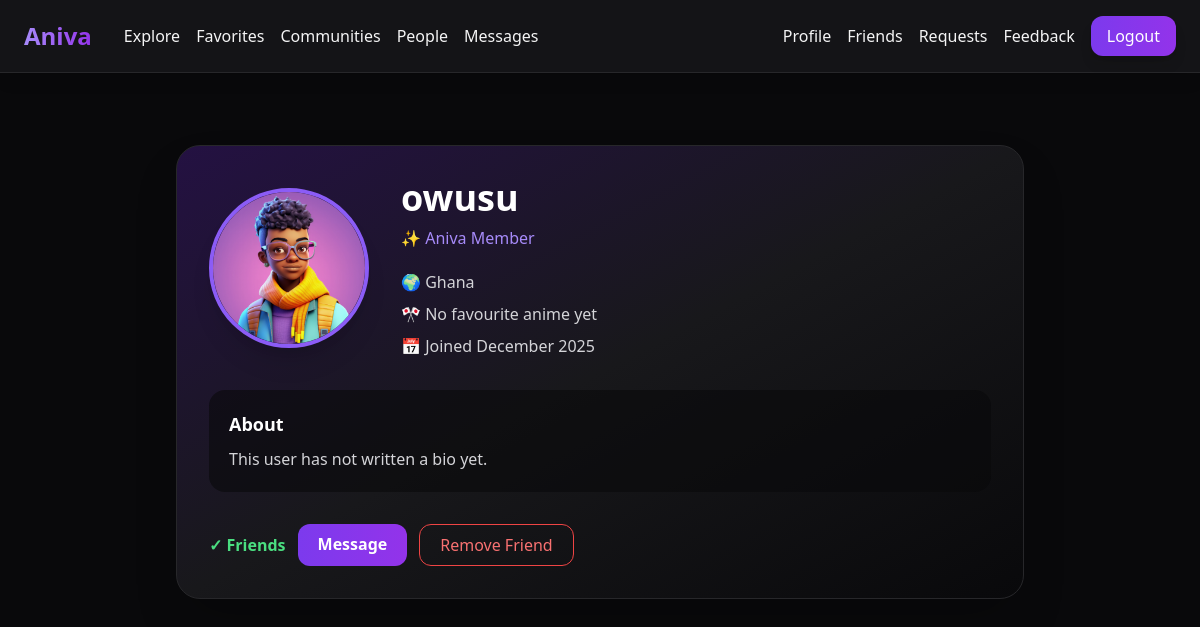
The app's page /users/owusu/ (signed in) with its own data.
### users/models.py (models this page shows, shortened)
class Profile(models.Model):
    user = models.OneToOneField(User, on_delete=models.CASCADE)
    bio = models.TextField(blank=True, null=True)
    country = models.CharField(max_length=100, blank=True, null=True)
    favourite_anime = models.CharField(max_length=150, blank=True, null=True)
    profile_picture = models.ImageField(upload_to='profile_pics/', default='default.jpg')
    date_created = models.DateTimeField(auto_now_add=True)
    friends = models.ManyToManyField(
        "self",
        symmetrical=False,
        blank=True
    )

### users/views.py (the view)
# urls.py: path('users/<str:username>/', views.public_profile, name='public_profile'),
@login_required
def public_profile(request, username):
    user = get_object_or_404(User, username=username)
    profile = getattr(user, "profile", None)
    is_friend = FriendRequest.objects.filter(
        (Q(sender=request.user) & Q(receiver=user) & Q(accepted=True)) |
        (Q(sender=user) & Q(receiver=request.user) & Q(accepted=True))
    ).exists()
    request_sent = FriendRequest.objects.filter(sender=request.user, receiver=user, accepted=False).exists()
    request_received = FriendRequest.objects.filter(sender=user, receiver=request.user, accepted=False).exists()
    return render(request, "users/public_profile.html", {
        "profile_user": user,
        "profile": profile,
        "is_friend": is_friend,
        "request_sent": request_sent,
        "request_received": request_received,
    })

### templates/users/public_profile.html (shortened to what this page needs)
{% extends 'users/base.html' %}
{% block content %}
<div class="max-w-4xl mx-auto px-6 py-10">
    <div class="bg-gradient-to-br from-violet-900/40 via-zinc-900 to-zinc-950
                border border-zinc-800 rounded-3xl p-8 shadow-2xl">
        <div class="flex flex-col md:flex-row items-center gap-8">
            <div>
                {% if profile and profile.profile_picture %}
                <img src="{{ profile.profile_picture.url }}"
                     class="w-40 h-40 rounded-full object-cover
                            border-4 border-violet-500 shadow-xl">
                {% endif %}
            </div>
            <div class="text-center md:text-left">
                <h1 class="text-4xl font-extrabold text-white">
                    {{ profile_user.username }}
                </h1>
                <p class="text-violet-400 mt-2 font-medium">
                    ✨ Aniva Member
                </p>
                <div class="mt-5 space-y-2 text-zinc-300">
                    <p>
                        🌍
                        {{ profile.country|default:"Location not added" }}
                    </p>
                    <p>
                        🎌
                        {{ profile.favourite_anime|default:"No favourite anime yet" }}
                    </p>
                    <p>
                        📅 Joined
                        {{ profile_user.date_joined|date:"F Y" }}
                    </p>
                </div>
            </div>
        </div>
        <div class="mt-8 bg-zinc-950/60 rounded-2xl p-5">
            <h3 class="text-lg font-semibold text-white mb-2">
                About
            </h3>
            <p class="text-zinc-300 leading-relaxed">
                {{ profile.bio|default:"This user has not written a bio yet." }}
            </p>
        </div>
        {% if profile_user != user %}
        <div class="mt-8">
            {% if is_friend %}
                <div class="flex flex-col sm:flex-row gap-3">
                    <div class="flex items-center gap-2
                                text-green-400 font-semibold">
                        ✓ Friends
                    </div>
                    <a href="{% url 'chat_detail' profile_user.id %}"
                       class="bg-gradient-to-r from-violet-600 to-purple-600
                              px-5 py-2 rounded-xl text-white text-center
                              font-semibold hover:from-violet-500
                              hover:to-purple-500 transition">
                        Message
                    </a>
                    <form method="POST"
                          action="{% url 'remove_friend' profile_user.id %}">
                        <button type="submit"
                            class="px-5 py-2 rounded-xl
                                   border border-red-500
                                   text-red-400
                                   hover:bg-red-500/10 transition">
                            Remove Friend
                        </button>
                    </form>
                </div>
            {% elif request_sent %}
                <button disabled
                    class="px-5 py-2 rounded-xl
                           bg-zinc-800 text-zinc-400">
                    Friend Request Sent
                </button>
            {% endif %}
        </div>
        {% endif %}
    </div>
</div>
{% endblock %}

### records on screen
Profile: profile_picture (placeholder picture), country "Ghana", favourite_anime "No favourite anime yet", bio "This user has not written a bio yet."

### other values on screen
{{ profile_user.username }} "owusu"
{{ profile_user.date_joined|date:"F Y" }} "December 2025"
